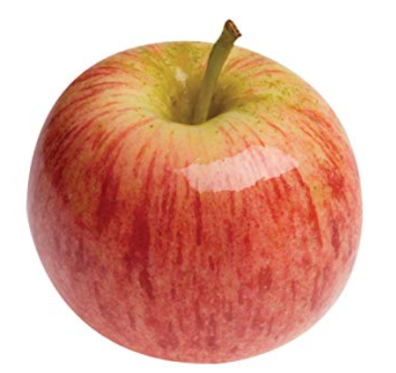
#> input picture 10_Image_Histograms/app1.png, 396 x 373 px
$ python 10_7_histogram_comparison.py
#> lines starting #> are read from the running program, lines starting #| are printed output that depends on the picture; after the words box and inside, x2 and y2 are one past the last pixel; in counts of white or black regions, pixels touching at a corner belong together; long printed decimals are rounded
import cv2
import numpy as np
import matplotlib.pyplot as plt

# Load the images
img1 = cv2.imread('app1.png')
#> img1 is the input picture: shape (373, 396, 3); mean B, G, R 151.6, 169.3, 221.2
img2 = cv2.imread('app2.png')
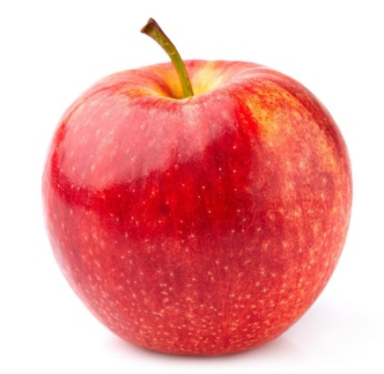
#> input picture 10_Image_Histograms/app2.png, 384 x 374 px
#> img2 is the input picture: shape (374, 384, 3); mean B, G, R 160.4, 161.1, 237.5

# Convert it to HSV
img1_hsv = cv2.cvtColor(img1, cv2.COLOR_BGR2HSV)
#> img1_hsv: shape (373, 396, 3); mean H, S, V 11.3, 91.5, 221.2
img2_hsv = cv2.cvtColor(img2, cv2.COLOR_BGR2HSV)
#> img2_hsv: shape (374, 384, 3); mean H, S, V 65.3, 94.2, 237.5

# Calculate the histogram and normalize it
hist_img1 = cv2.calcHist([img1_hsv], [0,1], None, [180,256], [0,180,0,256])
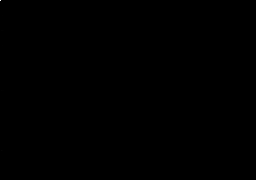
#> hist_img1: shape (180, 256) float32; min 0, max 50211, mean 3.2; drawn with min black and max white
cv2.normalize(hist_img1, hist_img1, alpha=0, beta=1, norm_type=cv2.NORM_MINMAX)
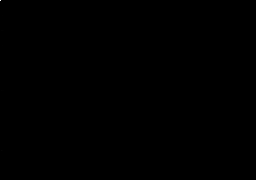
#> hist_img1: shape (180, 256) float32; 11.17% of pixels changed, all inside (x1, y1, x2, y2) = (0, 0, 244, 180)
hist_img2 = cv2.calcHist([img2_hsv], [0,1], None, [180,256], [0,180,0,256])
cv2.normalize(hist_img2, hist_img2, alpha=0, beta=1, norm_type=cv2.NORM_MINMAX)
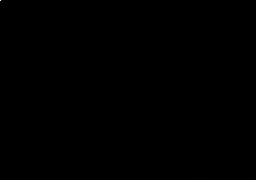
#> hist_img2: shape (180, 256) float32; min 0, max 1, mean 5.96e-05

# find the metric value
metric_val_1 = cv2.compareHist(hist_img1, hist_img2, cv2.HISTCMP_CORREL)
#> metric_val_1 = 0.998
metric_val_2 = cv2.compareHist(hist_img1, hist_img2, cv2.HISTCMP_CHISQR)
#> metric_val_2 = 14.84
metric_val_3 = cv2.compareHist(hist_img1, hist_img2, cv2.HISTCMP_CHISQR_ALT)
#> metric_val_3 = 3.88
metric_val_4 = cv2.compareHist(hist_img1, hist_img2, cv2.HISTCMP_INTERSECT)
#> metric_val_4 = 1.65
metric_val_5 = cv2.compareHist(hist_img1, hist_img2, cv2.HISTCMP_BHATTACHARYYA)
#> metric_val_5 = 0.525
metric_val_6 = cv2.compareHist(hist_img1, hist_img2, cv2.HISTCMP_HELLINGER)
#> metric_val_6 = 0.525
metric_val_7 = cv2.compareHist(hist_img1, hist_img2, cv2.HISTCMP_KL_DIV)
#> metric_val_7 = 6.19

print("metric_val of  HISTCMP_CORREL        = ", metric_val_1)
#| metric_val of  HISTCMP_CORREL        =  0.9978
print("metric_val of  HISTCMP_CHISQR        = ", metric_val_2)
#| metric_val of  HISTCMP_CHISQR        =  14.840
print("metric_val of  HISTCMP_CHISQR_ALT    = ", metric_val_3)
#| metric_val of  HISTCMP_CHISQR_ALT    =  3.878
print("metric_val of  HISTCMP_INTERSECT     = ", metric_val_4)
#| metric_val of  HISTCMP_INTERSECT     =  1.645
print("metric_val of  HISTCMP_BHATTACHARYYA = ", metric_val_5)
#| metric_val of  HISTCMP_BHATTACHARYYA =  0.5254
print("metric_val of  HISTCMP_HELLINGER     = ", metric_val_6)
#| metric_val of  HISTCMP_HELLINGER     =  0.5254
print("metric_val of  HISTCMP_KL_DIV        = ", metric_val_7)
#| metric_val of  HISTCMP_KL_DIV        =  6.192
